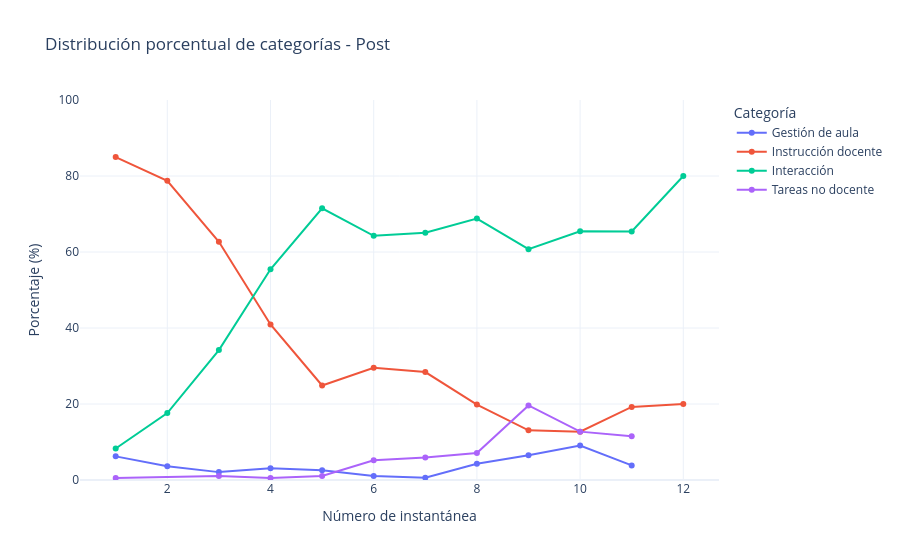
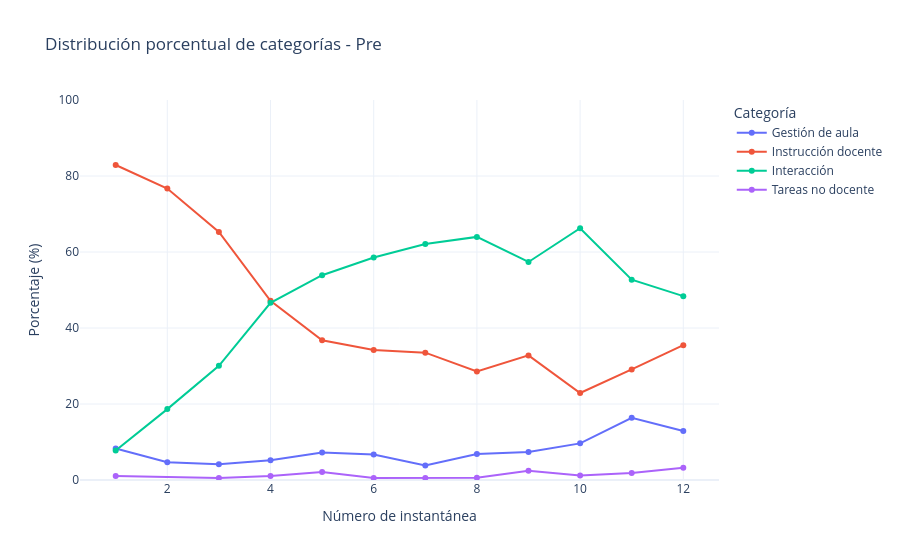

Notebook code cell kept with these figures, in order:
### Code cell
# Porcentaje de cada categoría por Momento e Instantánea, líneas que muestran el porcentaje de cada categoría para esa instantánea (cada instantánea suma 100%, el color de la línea es la categoría)
# Dividir en dos gráficos, uno para Pre y otro para Post

import plotly.express as px
import pandas as pd

# Assuming final_df_activities is already loaded
# Remove missing categories
df = instantaneas.dropna(subset=["accion_docente_cat"])

# Count how many occurrences of each category per instant and moment
df_counts = (
    df.groupby(["momento", "Número de instantánea", "accion_docente_cat"])
    .size()
    .reset_index(name="count")
)

# Calculate percentages per instant within each moment
df_counts["percent"] = (
    df_counts.groupby(["momento", "Número de instantánea"])["count"]
    .apply(lambda x: 100 * x / x.sum())
    .reset_index(drop=True)
)

# Split into two datasets
for momento in df_counts["momento"].unique():
    df_momento = df_counts[df_counts["momento"] == momento]

    fig = px.line(
        df_momento,
        x="Número de instantánea",
        y="percent",
        color="accion_docente_cat",
        markers=True,
        title=f"Distribución porcentual de categorías - {momento}",
        labels={"percent": "Porcentaje (%)", "Número de instantánea": "Número de instantánea"}
    )

    fig.update_layout(
        yaxis=dict(range=[0, 100]),
        legend_title_text="Categoría",
        template="plotly_white",
    )

    fig.show()

### Figure 1 — Plotly figure (JSON) as saved in the notebook; plotly's stock layout.template omitted (floating-point values rounded to 4 significant figures)
{"data": [{"hovertemplate": "accion_docente_cat=Gestión de aula<br>Número de instantánea=%{x}<br>Porcentaje (%)=%{y}<extra></extra>", "legendgroup": "Gestión de aula", "line": {"color": "#636efa", "dash": "solid"}, "marker": {"symbol": "circle"}, "mode": "lines+markers", "name": "Gestión de aula", "orientation": "v", "showlegend": true, "type": "scatter", "x": [1, 2, 3, 4, 5, 6, 7, 8, 9, 10, 11], "xaxis": "x", "y": [6.218, 3.627, 2.073, 3.109, 2.591, 1.036, 0.5917, 4.255, 6.542, 9.091, 3.846], "yaxis": "y"}, {"hovertemplate": "accion_docente_cat=Instrucción docente<br>Número de instantánea=%{x}<br>Porcentaje (%)=%{y}<extra></extra>", "legendgroup": "Instrucción docente", "line": {"color": "#EF553B", "dash": "solid"}, "marker": {"symbol": "circle"}, "mode": "lines+markers", "name": "Instrucción docente", "orientation": "v", "showlegend": true, "type": "scatter", "x": [1, 2, 3, 4, 5, 6, 7, 8, 9, 10, 11, 12], "xaxis": "x", "y": [84.97, 78.76, 62.69, 40.93, 24.87, 29.53, 28.4, 19.86, 13.08, 12.73, 19.23, 20.0], "yaxis": "y"}, {"hovertemplate": "accion_docente_cat=Interacción<br>Número de instantánea=%{x}<br>Porcentaje (%)=%{y}<extra></extra>", "legendgroup": "Interacción", "line": {"color": "#00cc96", "dash": "solid"}, "marker": {"symbol": "circle"}, "mode": "lines+markers", "name": "Interacción", "orientation": "v", "showlegend": true, "type": "scatter", "x": [1, 2, 3, 4, 5, 6, 7, 8, 9, 10, 11, 12], "xaxis": "x", "y": [8.29, 17.62, 34.2, 55.44, 71.5, 64.25, 65.09, 68.79, 60.75, 65.45, 65.38, 80.0], "yaxis": "y"}, {"hovertemplate": "accion_docente_cat=Tareas no docente<br>Número de instantánea=%{x}<br>Porcentaje (%)=%{y}<extra></extra>", "legendgroup": "Tareas no docente", "line": {"color": "#ab63fa", "dash": "solid"}, "marker": {"symbol": "circle"}, "mode": "lines+markers", "name": "Tareas no docente", "orientation": "v", "showlegend": true, "type": "scatter", "x": [1, 3, 4, 5, 6, 7, 8, 9, 10, 11], "xaxis": "x", "y": [0.5181, 1.036, 0.5181, 1.036, 5.181, 5.917, 7.092, 19.63, 12.73, 11.54], "yaxis": "y"}], "layout": {"legend": {"title": {"text": "Categoría"}, "tracegroupgap": 0}, "title": {"text": "Distribución porcentual de categorías - Post"}, "xaxis": {"anchor": "y", "domain": [0, 1], "title": {"text": "Número de instantánea"}}, "yaxis": {"anchor": "x", "domain": [0, 1], "range": [0, 100], "title": {"text": "Porcentaje (%)"}}}}

### Figure 2 — Plotly figure (JSON) as saved in the notebook; plotly's stock layout.template omitted (floating-point values rounded to 4 significant figures)
{"data": [{"hovertemplate": "accion_docente_cat=Gestión de aula<br>Número de instantánea=%{x}<br>Porcentaje (%)=%{y}<extra></extra>", "legendgroup": "Gestión de aula", "line": {"color": "#636efa", "dash": "solid"}, "marker": {"symbol": "circle"}, "mode": "lines+markers", "name": "Gestión de aula", "orientation": "v", "showlegend": true, "type": "scatter", "x": [1, 2, 3, 4, 5, 6, 7, 8, 9, 10, 11, 12], "xaxis": "x", "y": [8.29, 4.663, 4.145, 5.181, 7.254, 6.736, 3.846, 6.832, 7.377, 9.639, 16.36, 12.9], "yaxis": "y"}, {"hovertemplate": "accion_docente_cat=Instrucción docente<br>Número de instantánea=%{x}<br>Porcentaje (%)=%{y}<extra></extra>", "legendgroup": "Instrucción docente", "line": {"color": "#EF553B", "dash": "solid"}, "marker": {"symbol": "circle"}, "mode": "lines+markers", "name": "Instrucción docente", "orientation": "v", "showlegend": true, "type": "scatter", "x": [1, 2, 3, 4, 5, 6, 7, 8, 9, 10, 11, 12], "xaxis": "x", "y": [82.9, 76.68, 65.28, 47.15, 36.79, 34.2, 33.52, 28.57, 32.79, 22.89, 29.09, 35.48], "yaxis": "y"}, {"hovertemplate": "accion_docente_cat=Interacción<br>Número de instantánea=%{x}<br>Porcentaje (%)=%{y}<extra></extra>", "legendgroup": "Interacción", "line": {"color": "#00cc96", "dash": "solid"}, "marker": {"symbol": "circle"}, "mode": "lines+markers", "name": "Interacción", "orientation": "v", "showlegend": true, "type": "scatter", "x": [1, 2, 3, 4, 5, 6, 7, 8, 9, 10, 11, 12], "xaxis": "x", "y": [7.772, 18.65, 30.05, 46.63, 53.89, 58.55, 62.09, 63.98, 57.38, 66.27, 52.73, 48.39], "yaxis": "y"}, {"hovertemplate": "accion_docente_cat=Tareas no docente<br>Número de instantánea=%{x}<br>Porcentaje (%)=%{y}<extra></extra>", "legendgroup": "Tareas no docente", "line": {"color": "#ab63fa", "dash": "solid"}, "marker": {"symbol": "circle"}, "mode": "lines+markers", "name": "Tareas no docente", "orientation": "v", "showlegend": true, "type": "scatter", "x": [1, 3, 4, 5, 6, 7, 8, 9, 10, 11, 12], "xaxis": "x", "y": [1.036, 0.5181, 1.036, 2.073, 0.5181, 0.5495, 0.6211, 2.459, 1.205, 1.818, 3.226], "yaxis": "y"}], "layout": {"legend": {"title": {"text": "Categoría"}, "tracegroupgap": 0}, "title": {"text": "Distribución porcentual de categorías - Pre"}, "xaxis": {"anchor": "y", "domain": [0, 1], "title": {"text": "Número de instantánea"}}, "yaxis": {"anchor": "x", "domain": [0, 1], "range": [0, 100], "title": {"text": "Porcentaje (%)"}}}}
